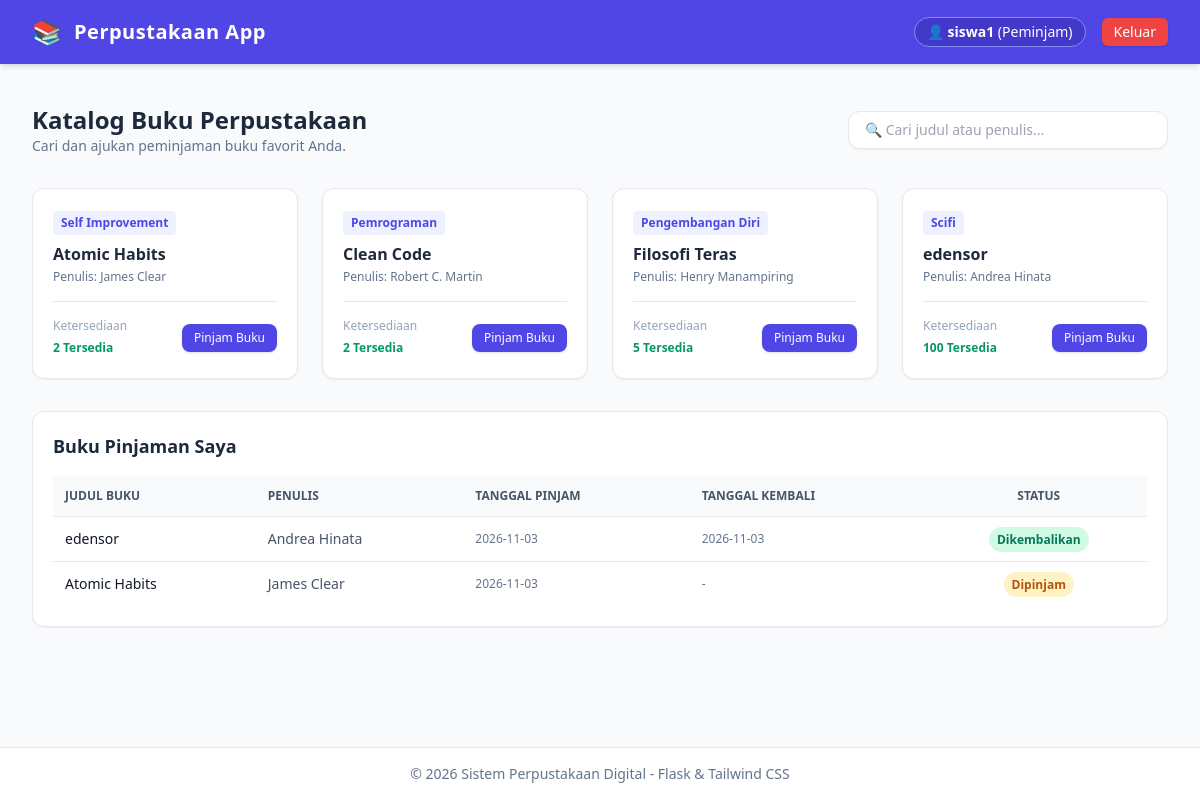
The page /peminjam (signed in) on the database its author committed.
### tables this page shows
CREATE TABLE books (
            id INTEGER PRIMARY KEY AUTOINCREMENT,
            title TEXT NOT NULL,
            author TEXT NOT NULL,
            category TEXT NOT NULL,
            stock INTEGER NOT NULL DEFAULT 1
        );

CREATE TABLE loans (
            id INTEGER PRIMARY KEY AUTOINCREMENT,
            user_id INTEGER NOT NULL,
            book_id INTEGER NOT NULL,
            borrow_date DATE DEFAULT (DATE('now')),
            return_date DATE,
            status TEXT NOT NULL DEFAULT 'dipinjam' CHECK(status IN ('dipinjam', 'dikembalikan')),
            FOREIGN KEY (user_id) REFERENCES users (id) ON DELETE CASCADE,
            FOREIGN KEY (book_id) REFERENCES books (id) ON DELETE CASCADE
        );

### app.py (the view)
@app.route('/peminjam')
@login_required
@role_required('peminjam')
def dashboard_peminjam():
    conn = get_db_connection()
    books = conn.execute('SELECT * FROM books ORDER BY title ASC').fetchall()
    user_loans = conn.execute('''
        SELECT loans.id, books.title, books.author, loans.borrow_date, loans.return_date, loans.status
        FROM loans
        JOIN books ON loans.book_id = books.id
        WHERE loans.user_id = ?
        ORDER BY loans.id DESC
    ''', (session['user_id'],)).fetchall()
    conn.close()
    return render_template('peminjam/index.html', books=books, loans=user_loans)

### app.py (called while the page is built)
def login_required(f):
    @wraps(f)
    def decorated_function(*args, **kwargs):
        if 'user_id' not in session:
            flash('Silakan login terlebih dahulu.', 'warning')
            return redirect(url_for('login'))
        return f(*args, **kwargs)
    return decorated_function

def role_required(role):
    def decorator(f):
        @wraps(f)
        def decorated_function(*args, **kwargs):
            if session.get('role') != role:
                flash('Anda tidak memiliki akses ke halaman tersebut.', 'danger')
                return redirect(url_for('index'))
            return f(*args, **kwargs)
        return decorated_function
    return decorator

### db.py (called while the page is built)
def get_db_connection():
    conn = sqlite3.connect(DATABASE_NAME)
    conn.row_factory = sqlite3.Row
    return conn

### templates/peminjam/index.html (shortened to what this page needs)
{% extends 'base.html' %}
{% block content %}
<div class="space-y-8">
    <div class="flex flex-col md:flex-row md:items-center justify-between gap-4">
        <div>
            <h1 class="text-2xl font-bold text-slate-800">Katalog Buku Perpustakaan</h1>
            <p class="text-slate-500 text-sm">Cari dan ajukan peminjaman buku favorit Anda.</p>
        </div>
        <div class="relative w-full md:w-80">
            <input type="text" id="searchInput" onkeyup="filterBooks()" placeholder="🔍 Cari judul atau penulis..."
                class="w-full pl-4 pr-4 py-2 border rounded-xl shadow-sm focus:ring-2 focus:ring-indigo-500 focus:outline-none text-sm">
        </div>
    </div>
    <div id="bookGrid" class="grid grid-cols-1 md:grid-cols-2 lg:grid-cols-4 gap-6">
        {% for book in books %}
        <div class="book-card bg-white border rounded-xl p-5 shadow-sm flex flex-col justify-between hover:shadow-md transition">
            <div>
                <span class="text-xs bg-indigo-50 text-indigo-600 font-semibold px-2 py-1 rounded inline-block mb-2">
                    {{ book.category }}
                </span>
                <h3 class="book-title font-bold text-slate-800 text-base leading-snug">{{ book.title }}</h3>
                <p class="book-author text-xs text-slate-500 mt-1">Penulis: {{ book.author }}</p>
            </div>
            <div class="mt-4 pt-4 border-t flex items-center justify-between">
                <div>
                    <span class="text-xs text-slate-400 block">Ketersediaan</span>
                    <span class="text-xs font-semibold {{ 'text-emerald-600' if book.stock > 0 else 'text-red-500' }}">
                        {{ book.stock }} Tersedia
                    </span>
                </div>
                {% if book.stock > 0 %}
                <form action="{{ url_for('pinjam_buku', book_id=book.id) }}" method="POST">
                    <button type="submit" class="bg-indigo-600 hover:bg-indigo-700 text-white text-xs px-3 py-1.5 rounded-lg font-medium shadow transition">
                        Pinjam Buku
                    </button>
                </form>
                {% else %}
                <button disabled class="bg-slate-200 text-slate-400 text-xs px-3 py-1.5 rounded-lg font-medium cursor-not-allowed">
                    Habis
                </button>
                {% endif %}
            </div>
        </div>
        {% endfor %}
    </div>
    <div class="bg-white rounded-xl shadow-sm border p-5">
        <h2 class="text-lg font-bold text-slate-800 mb-4">Buku Pinjaman Saya</h2>
        <div class="overflow-x-auto">
            <table class="w-full text-left border-collapse">
                <thead>
                    <tr class="bg-slate-50 border-b text-slate-600 text-xs uppercase">
                        <th class="p-3">Judul Buku</th>
                        <th class="p-3">Penulis</th>
                        <th class="p-3">Tanggal Pinjam</th>
                        <th class="p-3">Tanggal Kembali</th>
                        <th class="p-3 text-center">Status</th>
                    </tr>
                </thead>
                <tbody class="divide-y text-sm">
                    {% for loan in loans %}
                    <tr class="hover:bg-slate-50">
                        <td class="p-3 font-medium text-slate-900">{{ loan.title }}</td>
                        <td class="p-3 text-slate-600">{{ loan.author }}</td>
                        <td class="p-3 text-slate-500 text-xs">{{ loan.borrow_date }}</td>
                        <td class="p-3 text-slate-500 text-xs">{{ loan.return_date if loan.return_date else '-' }}</td>
                        <td class="p-3 text-center">
                            <span class="px-2 py-1 text-xs font-semibold rounded-full {{ 'bg-amber-100 text-amber-700' if loan.status == 'dipinjam' else 'bg-emerald-100 text-emerald-700' }}">
                                {{ loan.status | capitalize }}
                            </span>
                        </td>
                    </tr>
                    {% else %}
                    <tr>
                        <td colspan="5" class="text-center py-6 text-slate-400 text-sm">Anda belum meminjam buku apa pun.</td>
                    </tr>
                    {% endfor %}
                </tbody>
            </table>
        </div>
    </div>
</div>
{% endblock %}

### templates/base.html (shortened to what this page needs)
<!DOCTYPE html>
<html lang="id">
<head>
    <script src="https://cdn.tailwindcss.com"></script>
</head>
<body class="bg-slate-50 text-slate-800 min-h-screen flex flex-col font-sans">
    <nav class="bg-indigo-600 text-white shadow-md">
        <div class="max-w-7xl mx-auto px-4 sm:px-6 lg:px-8 h-16 flex items-center justify-between">
            <div class="flex items-center space-x-3">
                <span class="text-2xl">📚</span>
                <a href="/" class="text-xl font-bold tracking-wide">Perpustakaan App</a>
            </div>
            {% if session.get('user_id') %}
            <div class="flex items-center space-x-4">
                <span class="text-sm bg-indigo-700 px-3 py-1 rounded-full border border-indigo-400">
                    👤 <strong>{{ session.username }}</strong> ({{ session.role | capitalize }})
                </span>
                <a href="{{ url_for('logout') }}" class="text-sm bg-red-500 hover:bg-red-600 px-3 py-1 text-white rounded-md transition shadow">
                    Keluar
                </a>
            </div>
            {% endif %}
        </div>
    </nav>
    <main class="flex-grow max-w-7xl mx-auto px-4 sm:px-6 lg:px-8 py-6 w-full">
        {% block content %}{% endblock %}
    </main>
    <footer class="bg-white border-t py-4 text-center text-sm text-slate-500">
        &copy; 2026 Sistem Perpustakaan Digital - Flask & Tailwind CSS
    </footer>
</body>
</html>

### rows shown on the page
books: category "Self Improvement", title "Atomic Habits", author "James Clear", stock "2"
books: category "Pemrograman", title "Clean Code", author "Robert C. Martin", stock "2"
books: category "Pengembangan Diri", title "Filosofi Teras", author "Henry Manampiring", stock "5"
books: category "Scifi", title "edensor", author "Andrea Hinata", stock "100"
loans: title "edensor", author "Andrea Hinata", borrow_date "2026-11-03", return_date "2026-11-03", status "Dikembalikan"
loans: title "Atomic Habits", author "James Clear", borrow_date "2026-11-03", return_date "-", status "Dipinjam"

### other values the page prints
{{ session.username }} "siswa1"
{{ session.role | capitalize }} "Peminjam"
